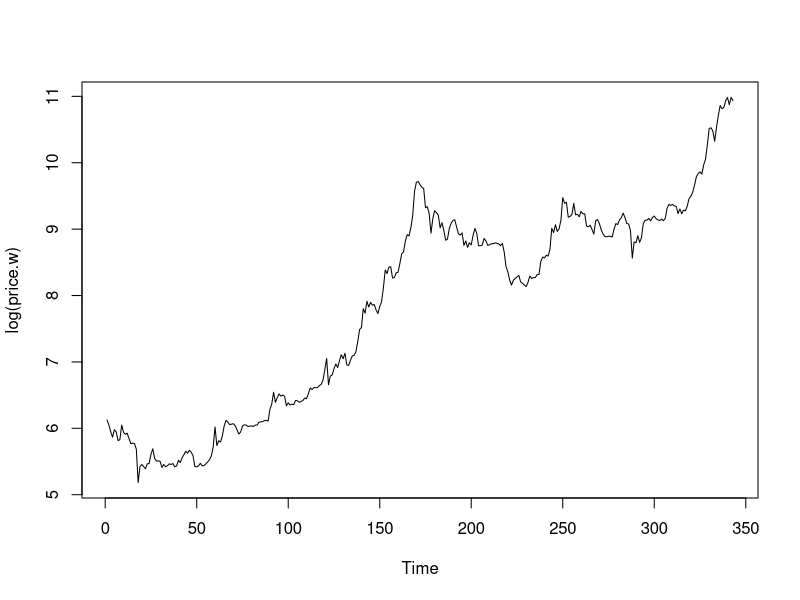
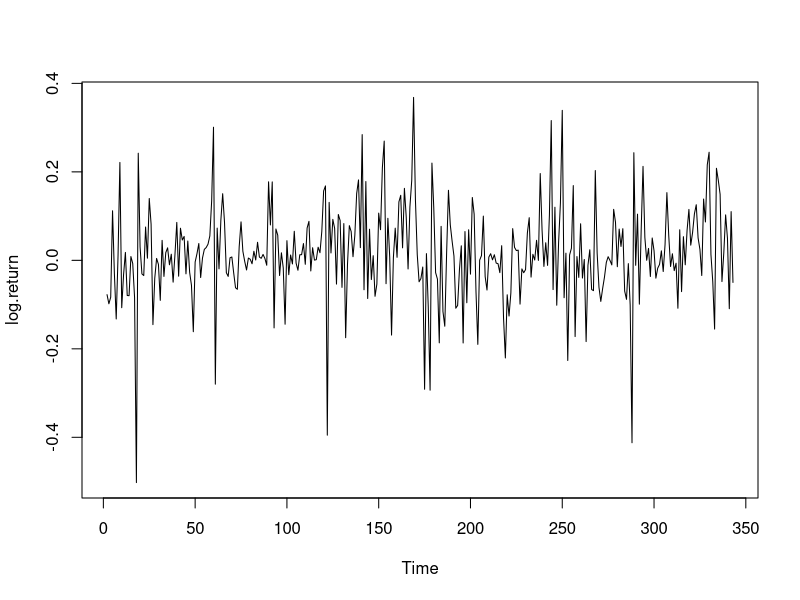
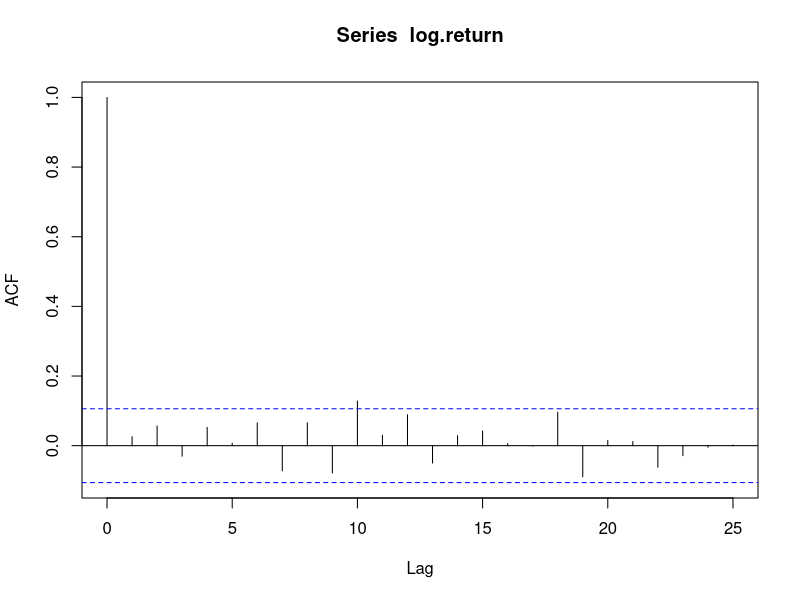
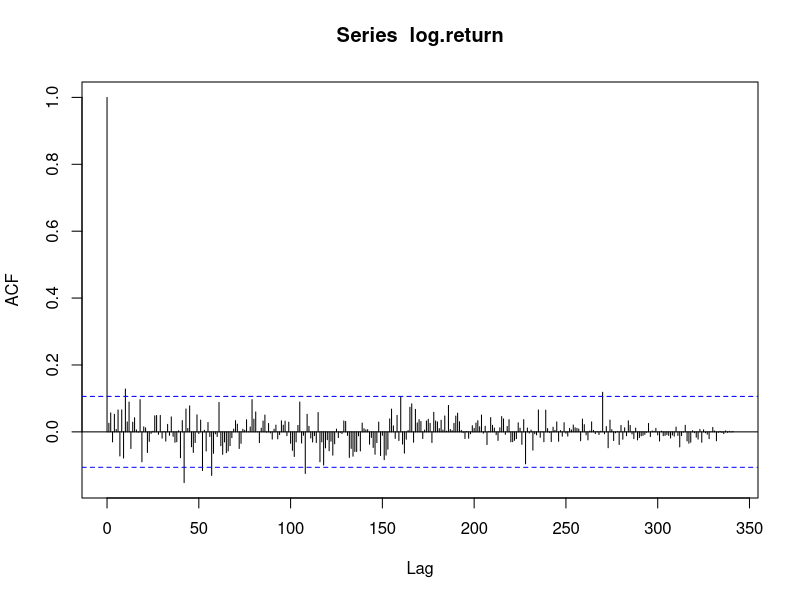
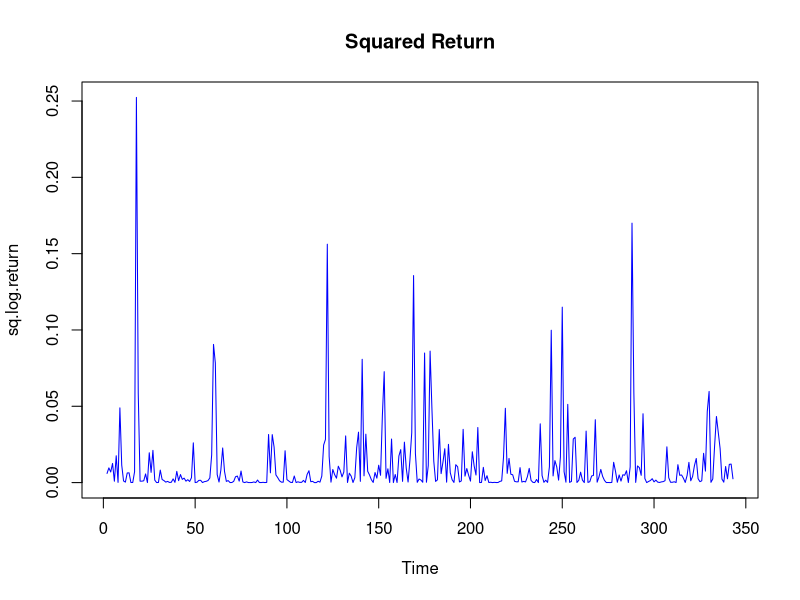

Here is the R script that generated these plots, in order: (Note: this script raises an error after producing the figures.)
# Modeling the volatility of BitCoin-returns

library(tseries)

BTC <- read.csv("P6BTC.csv")

price <- data.frame(BTC$Close)

dates <- data.frame(BTC$Date)

price.w <- ts(as.numeric(price[seq(1, nrow(price), 7), ]))

dates.w <- as.Date(dates[seq(1, nrow(price), 7), ])

sum(is.na(price.w))

plot(log(price.w))

log.return <- diff(log(price.w))

n <- length(log.return)

plot(log.return)

acf(log.return)
acf(log.return, lag.max = n)
#Looks like white noise

adf.test(log.return)
adf.test(log.return, k=0)
#stationary for all lags


sq.log.return <- log.return^2
abs.log.return <- abs(log.return)

plot(sq.log.return, main = "Squared Return", col="blue")
points(arch@sigma.t^2, type="l", col="red")
plot(abs.log.return, main = "Absolute Return")
#There is definitely volatility clutering

par(mfrow=c(1,2))
acf(sq.log.return)
par(mfrow=c(1,2))
acf(sq.log.return, lag.max = 50, main = "ACF of Squared Return")
pacf(sq.log.return, lag.max = 50, main = "PACF of Squared Return")
#acf2(sq.log.return, max.lag = n-1,
#     main = "Sample ACF and PACF of Squared Return")
#Several breach the confidens interval, but there is some correlation that
# are significant, specially at lag 1 and one between 250 and 300 lags.
acf(abs.log.return)
acf(abs.log.return, lag.max = n)
#However in the ACF of abs it only seems that the first lags is fignificant.
adf.test(sq.log.return, k=0)
#It is believe thatthe squared and abs return both are stationary processes

sq.log.return <- (log.return-mean(log.return))^2

variance <- lm(sq.log.return ~ 1)
AIC(variance)
BIC(variance)
mean(residuals(variance)^2)

plot(scale(residuals(arch)))

plot(scale(residuals(variance)))

summary(variance)

#Fits a ARCH to the log-return
library(fGarch)
arch <- garchFit(~garch(1,0), data = log.return, trace= FALSE)
arch
summary(arch)
# r_t = mu + sigma_t epsilon_t 
# sigma_t^2 = omega + alpha_1 r_{t-1}^2 + v_t
# mu is significant -> interesting
# omega and alpha_1 is significant

# the standardised residuals is (estimators of v_t)
resids <- residuals(arch, standardize = TRUE)
plot(resids, main = "Residual Plot", ylab = "Standardized Residual")
abline(h=0)
#It looks like a randomize cloud, but there seems to be some
# sign of heteroschedascticity. However not that bad.

acf(resids, lag.max = n-1, main = "ACF of The Residuals")

m <- mean(resids)
s <- sd(resids)
hist(resids, prob=TRUE, breaks=100, col="light green",
     main = "Histogram of the Residuals", xlab = "Residuals")
curve(dnorm(x, mean = m, sd = s), add = TRUE, lwd = 1.5, col = "blue")
qqnorm(resids, main = "Normal Q-Q Plot of the Residuals")
qqline(resids, col = "red", lwd = 1.5)
# There is heavy tails, leptokurtic distribution of the noise

# compute deviations of the percentage changes from their mean
dev.mean_BitCoinReturn <- log.return

plot(dev.mean_BitCoinReturn, col="black",
     ylab = "log-return", 
     xlab = "Week",
     main = "Fitted ARCH(1) model to the Volatility of log-returns")
abline(h=mean(log.return), col="blue")

#add ARCH(1) confidence bands (one standard deviation) to the plot
lines(arch@fit$coef[1] + arch@sigma.t, col = "red")
lines(arch@fit$coef[1] - arch@sigma.t, col = "red")
# The ARCH(1)-model seems to catch the the volatility clusters pretty good
# It was explored that the the second coefficients of the ARCH(2), and ARCH(3) are not
# not signififcant



#Investigating the BIC of fitted ARCH(p) for varying order

BICs <- rep(0,10)
AICs <- rep(0,10)
arch1 <- garchFit(~garch(1,0), data = log.return, trace= FALSE)
AICs[1] <- arch1@fit$ics[1]
BICs[1] <- arch1@fit$ics[2]

arch2 <- garchFit(~garch(1,1), data = log.return, trace= FALSE)
AICs[2] <- arch2@fit$ics[1]
BICs[2] <- arch2@fit$ics[2]

arch3 <- garchFit(~garch(1,2), data = log.return, trace= FALSE)
AICs[3] <- arch3@fit$ics[1]
BICs[3] <- arch3@fit$ics[2]

arch4 <- garchFit(~garch(1,3), data = log.return, trace= FALSE)
AICs[4] <- arch4@fit$ics[1]
BICs[4] <- arch4@fit$ics[2]

arch5 <- garchFit(~garch(1,4), data = log.return, trace= FALSE)
AICs[5] <- arch5@fit$ics[1]
BICs[5] <- arch5@fit$ics[2]

arch6 <- garchFit(~garch(1,5), data = log.return, trace= FALSE)
AICs[6] <- arch6@fit$ics[1]
BICs[6] <- arch6@fit$ics[2]

arch7 <- garchFit(~garch(1,6), data = log.return, trace= FALSE)
AICs[7] <- arch7@fit$ics[1]
BICs[7] <- arch7@fit$ics[2]

arch8 <- garchFit(~garch(1,7), data = log.return, trace= FALSE)
AICs[8] <- arch8@fit$ics[1]
BICs[8] <- arch8@fit$ics[2]

arch9 <- garchFit(~garch(1,8), data = log.return, trace= FALSE)
AICs[9] <- arch9@fit$ics[1]
BICs[9] <- arch9@fit$ics[2]

arch10 <- garchFit(~garch(1,9), data = log.return, trace= FALSE)
AICs[10] <- arch10@fit$ics[1]
BICs[10] <- arch10@fit$ics[2]

plot(BICs)
plot(AICs)
plot(BICs, type = "b", ylim = c(-1.75, -1.61), ylab = "Information Criteria", 
     main = "Informations Criteria for ARCH(p) models", lwd=2, xlab = "Order")
points(AICs, type = "b", col="blue", lwd=2)
legend(9, -1.66, legend = c("BIC", "AIC"),
       col = c("black", "blue"), pch = c(1,1), pt.lwd = c(2,2))
arch10

#Fits a GARCH(1,1) model, where varepsilon is normal
garch <- garchFit(~garch(1,2), data = log.return, trace= FALSE)
garch
# The coefficient to the first lag of the previous volatility is not significant
resids.g <- residuals(garch, standardize = TRUE)
plot(resids.g)

m <- mean(resids.g)
s <- sd(resids.g)
hist(resids.g, prob=TRUE, breaks=200, col="light green")
curve(dnorm(x, mean = m, sd = s), add = TRUE, lwd = 1.5, col = "blue")
qqnorm(resids.g); qqline(resids.g, col = "red", lwd = 1.5)

dev.mean_BitCoinReturn.g <- log.return - garch@fit$coef[1]
plot(dev.mean_BitCoinReturn.g, 
     ype = "l", 
     col = "steelblue",
     ylab = "Percent", 
     xlab = "Date",
     main = "Estimated Bands of +- One Conditional Standard Deviation",
     lwd = 0.2)
abline(h=0)
lines(garch@fit$coef[1] + garch@sigma.t, col = "darkred", 
      lwd = 0.5)
lines(garch@fit$coef[1] - garch@sigma.t, col = "darkred", 
      lwd = 0.5)

# Fits a APARCH, where the epsilon is normal
aparch <- garchFit(~aparch(1,0), data = log.return, trace= FALSE)
#

aparch
aparch.F <- garchFit(~aparch(1,0), data = log.return, trace= FALSE, 
                   include.delta = FALSE)

aparch.F
#It does not seem that a APARCH is good for decribing volatility
